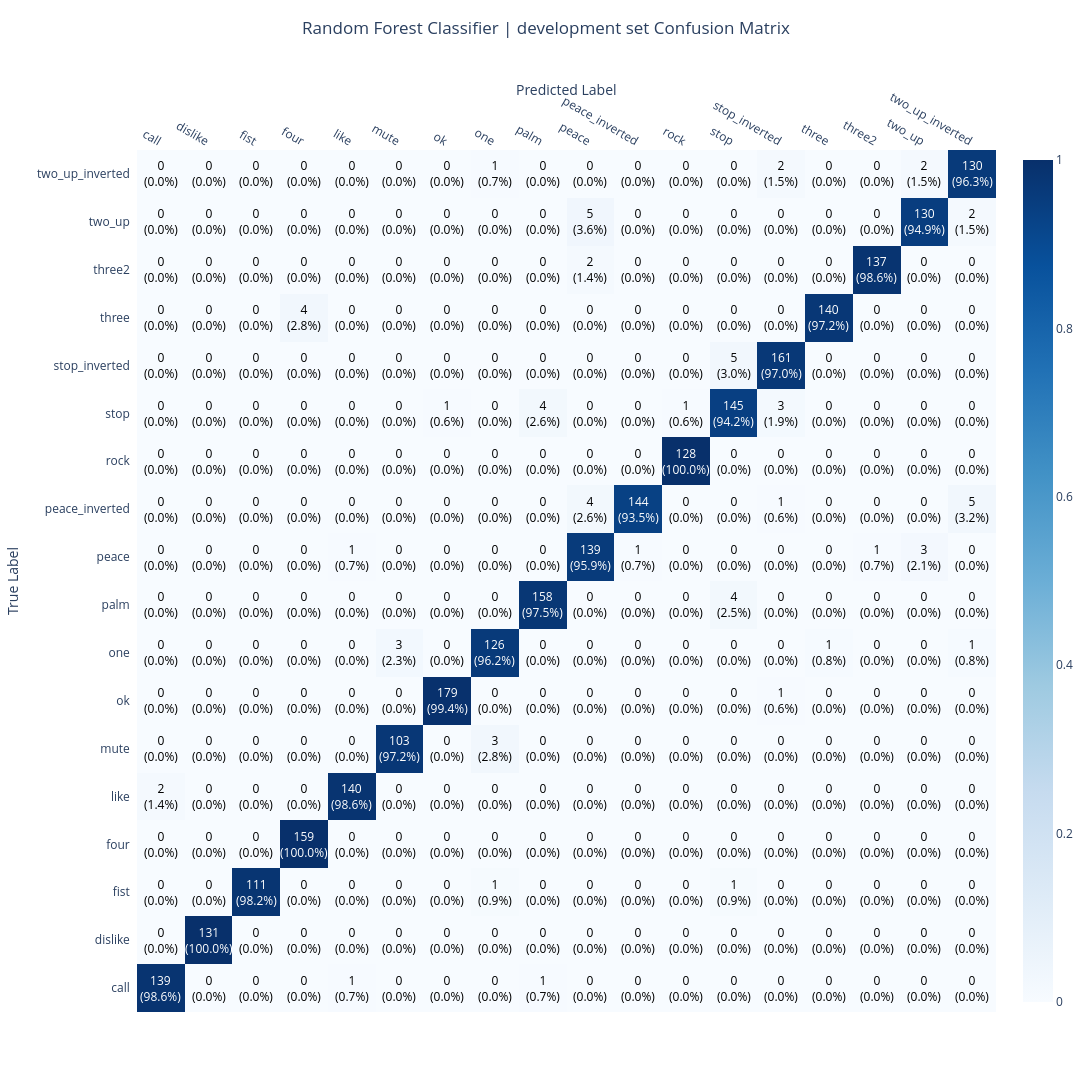

Notebook code for this chart:
### Code cell
rf_conf_train_fig = rf_trainer.plot_confusion_matrix(rf_model_name, le, "train set")

rf_conf_dev_fig = rf_trainer.plot_confusion_matrix(rf_model_name, le, "development set")

rf_conf_test_fig = rf_trainer.plot_confusion_matrix(rf_model_name, le, "test set")


# display dev set confusion matrix
rf_conf_dev_fig.show()
